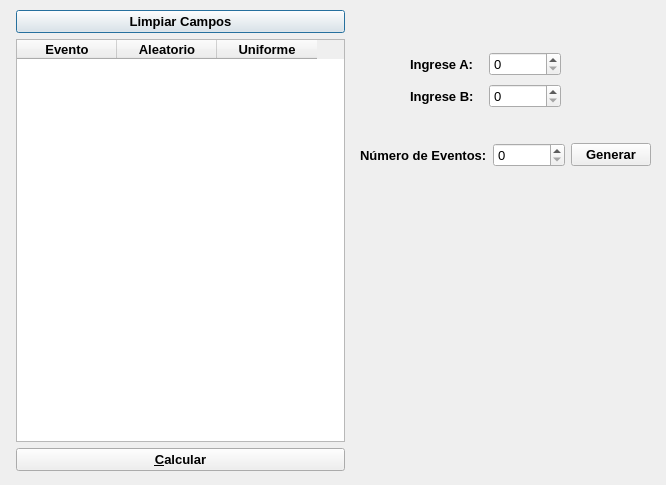
<?xml version="1.0" encoding="UTF-8"?>
<ui version="4.0">
 <class>Dialog</class>
 <widget class="QDialog" name="Dialog">
  <property name="geometry">
   <rect>
    <x>0</x>
    <y>0</y>
    <width>666</width>
    <height>485</height>
   </rect>
  </property>
  <property name="windowTitle">
   <string>Distribución Uniforme</string>
  </property>
  <widget class="QWidget" name="layoutWidget">
   <property name="geometry">
    <rect>
     <x>0</x>
     <y>10</y>
     <width>361</width>
     <height>461</height>
    </rect>
   </property>
   <layout class="QGridLayout" name="gridLayout_4">
    <item row="0" column="0">
     <widget class="QPushButton" name="btnEliminaFila">
      <property name="font">
       <font>
        <pointsize>10</pointsize>
        <weight>75</weight>
        <bold>true</bold>
       </font>
      </property>
      <property name="text">
       <string>Limpiar Campos</string>
      </property>
     </widget>
    </item>
    <item row="1" column="0">
     <widget class="QTableWidget" name="tablaUniforme">
      <property name="sizePolicy">
       <sizepolicy hsizetype="Expanding" vsizetype="Expanding">
        <horstretch>0</horstretch>
        <verstretch>0</verstretch>
       </sizepolicy>
      </property>
      <property name="maximumSize">
       <size>
        <width>329</width>
        <height>16777215</height>
       </size>
      </property>
      <property name="font">
       <font>
        <pointsize>11</pointsize>
       </font>
      </property>
      <column>
       <property name="text">
        <string>Evento</string>
       </property>
       <property name="font">
        <font>
         <pointsize>10</pointsize>
         <weight>75</weight>
         <bold>true</bold>
        </font>
       </property>
       <property name="textAlignment">
        <set>AlignHCenter|AlignVCenter|AlignCenter</set>
       </property>
      </column>
      <column>
       <property name="text">
        <string>Aleatorio</string>
       </property>
       <property name="font">
        <font>
         <pointsize>10</pointsize>
         <weight>75</weight>
         <bold>true</bold>
        </font>
       </property>
       <property name="textAlignment">
        <set>AlignHCenter|AlignVCenter|AlignCenter</set>
       </property>
      </column>
      <column>
       <property name="text">
        <string>Uniforme</string>
       </property>
       <property name="font">
        <font>
         <pointsize>10</pointsize>
         <weight>75</weight>
         <bold>true</bold>
        </font>
       </property>
       <property name="textAlignment">
        <set>AlignHCenter|AlignVCenter|AlignCenter</set>
       </property>
      </column>
     </widget>
    </item>
    <item row="2" column="0">
     <widget class="QPushButton" name="btnCalcular">
      <property name="font">
       <font>
        <pointsize>10</pointsize>
        <weight>75</weight>
        <bold>true</bold>
       </font>
      </property>
      <property name="text">
       <string>&amp;Calcular</string>
      </property>
     </widget>
    </item>
   </layout>
  </widget>
  <widget class="QWidget" name="layoutWidget_2">
   <property name="geometry">
    <rect>
     <x>360</x>
     <y>130</y>
     <width>291</width>
     <height>51</height>
    </rect>
   </property>
   <layout class="QGridLayout" name="gridLayout">
    <item row="0" column="0">
     <widget class="QLabel" name="label_3">
      <property name="font">
       <font>
        <pointsize>10</pointsize>
        <weight>75</weight>
        <bold>true</bold>
       </font>
      </property>
      <property name="text">
       <string>Número de Eventos:</string>
      </property>
     </widget>
    </item>
    <item row="0" column="1">
     <widget class="QSpinBox" name="txtEvento">
      <property name="font">
       <font>
        <pointsize>10</pointsize>
       </font>
      </property>
     </widget>
    </item>
    <item row="0" column="2">
     <widget class="QPushButton" name="btnGenerar">
      <property name="font">
       <font>
        <pointsize>10</pointsize>
        <weight>75</weight>
        <bold>true</bold>
       </font>
      </property>
      <property name="text">
       <string>Generar</string>
      </property>
     </widget>
    </item>
   </layout>
  </widget>
  <widget class="QWidget" name="layoutWidget">
   <property name="geometry">
    <rect>
     <x>410</x>
     <y>50</y>
     <width>151</width>
     <height>61</height>
    </rect>
   </property>
   <layout class="QGridLayout" name="gridLayout_7">
    <item row="0" column="0">
     <widget class="QLabel" name="label_2">
      <property name="font">
       <font>
        <pointsize>10</pointsize>
        <weight>75</weight>
        <bold>true</bold>
       </font>
      </property>
      <property name="text">
       <string>Ingrese A:</string>
      </property>
     </widget>
    </item>
    <item row="0" column="1">
     <widget class="QSpinBox" name="txtNumA">
      <property name="font">
       <font>
        <pointsize>10</pointsize>
       </font>
      </property>
     </widget>
    </item>
    <item row="1" column="0">
     <widget class="QLabel" name="label_5">
      <property name="font">
       <font>
        <pointsize>10</pointsize>
        <weight>75</weight>
        <bold>true</bold>
       </font>
      </property>
      <property name="text">
       <string>Ingrese B:</string>
      </property>
     </widget>
    </item>
    <item row="1" column="1">
     <widget class="QSpinBox" name="txtNumB">
      <property name="font">
       <font>
        <pointsize>10</pointsize>
       </font>
      </property>
     </widget>
    </item>
   </layout>
  </widget>
 </widget>
 <tabstops>
  <tabstop>txtNumA</tabstop>
  <tabstop>txtNumB</tabstop>
  <tabstop>txtEvento</tabstop>
  <tabstop>btnGenerar</tabstop>
  <tabstop>btnCalcular</tabstop>
  <tabstop>btnEliminaFila</tabstop>
  <tabstop>tablaUniforme</tabstop>
 </tabstops>
 <resources/>
 <connections/>
</ui>
